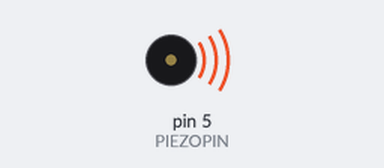
Bench run of a sketch on a simulated Arduino Uno, built with avr-gcc and run on an emulated ATmega328P. Shown: buzzer (waves = sounding).

Above: at 0.1 s.
Timing chart, 0 to 3.0 s (numbered marks = the images above):
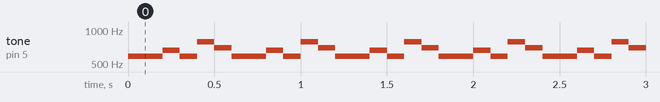

The sketch:

piezo_starter.ino
```cpp
int PIEZOPIN = 5;

// One octave of notes between A4 and A5
int note_A4 = 440;
int note_As4 = 466;
int note_Bb4 = note_As4;
int note_B4 = 494;
int note_C5 = 523;
int note_Cs5 = 554;
int note_Db5 = note_Cs5;
int note_D5 = 587;
int note_Ds5 = 622;
int note_Eb5 = note_Ds5;
int note_E5 = 659;
int note_F5 = 698;
int note_Fs5 = 740;
int note_Gb5 = note_Fs5;
int note_G5 = 784;
int note_Gs5 = 830;
int note_Ab5 = note_Gs5;

int note_A5 = note_A4 * 2;
int note_As5 = note_As4 * 2; int note_Bb5 = note_As5;
int note_B5 = note_B4 * 2;

int note_rest = -1;

// note lengths defined here
long whole_note = 1600; // change tempo by changing duration of one measure
long half_note = whole_note / 2;
long quarter_note = whole_note / 4;
long eighth_note = whole_note / 8;
long sixteenth_note = whole_note / 16;

// WRITE YOUR SONG HERE
// long is decimal
long dictionary[12][2] = {
{note_D5, 500}, {note_D5, 500}, {note_E5, 500}, {note_D5, 500},
{note_G5, 500}, {note_F5, 500}, {note_D5, 500}, {note_D5, 500},
{note_E5, 500}, {note_D5, 500}, {note_G5, 500}, {note_F5, 500}
};

// if you want there to be silence between notes,
//   staccato should be true
//bool staccato = true//

void setup()
{
  pinMode(PIEZOPIN, OUTPUT);
}

void loop() {
for (int i = 0 ; i < 12; i++){
  tone(5, dictionary[i][0]);
  delay(100);
}


  //PLAY YOUR SONG HERE
}
```

Measured:
- by itself, tone on pin 5 (PIEZOPIN): repeats every 0.60 s: 659 Hz 0.10 s, 587 Hz 0.10 s, 784 Hz 0.10 s, 698 Hz 0.10 s, 587 Hz 0.20 s
